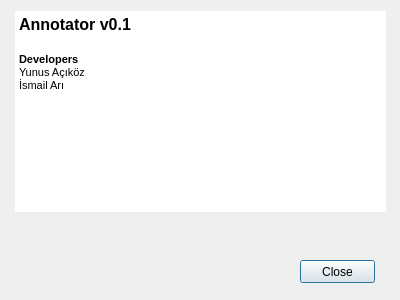
<?xml version="1.0" encoding="UTF-8"?>
<ui version="4.0">
 <class>dialogAbout</class>
 <widget class="QDialog" name="dialogAbout">
  <property name="windowModality">
   <enum>Qt::WindowModal</enum>
  </property>
  <property name="geometry">
   <rect>
    <x>0</x>
    <y>0</y>
    <width>400</width>
    <height>300</height>
   </rect>
  </property>
  <property name="windowTitle">
   <string>Dialog</string>
  </property>
  <widget class="QPushButton" name="btnClose">
   <property name="geometry">
    <rect>
     <x>300</x>
     <y>260</y>
     <width>75</width>
     <height>23</height>
    </rect>
   </property>
   <property name="text">
    <string>Close</string>
   </property>
  </widget>
  <widget class="QTextBrowser" name="textBrowser">
   <property name="geometry">
    <rect>
     <x>15</x>
     <y>11</y>
     <width>371</width>
     <height>201</height>
    </rect>
   </property>
   <property name="autoFillBackground">
    <bool>false</bool>
   </property>
   <property name="frameShape">
    <enum>QFrame::NoFrame</enum>
   </property>
   <property name="frameShadow">
    <enum>QFrame::Plain</enum>
   </property>
   <property name="html">
    <string>&lt;!DOCTYPE HTML PUBLIC &quot;-//W3C//DTD HTML 4.0//EN&quot; &quot;http://www.w3.org/TR/REC-html40/strict.dtd&quot;&gt;
&lt;html&gt;&lt;head&gt;&lt;meta name=&quot;qrichtext&quot; content=&quot;1&quot; /&gt;&lt;style type=&quot;text/css&quot;&gt;
p, li { white-space: pre-wrap; }
&lt;/style&gt;&lt;/head&gt;&lt;body style=&quot; font-family:'MS Shell Dlg 2'; font-size:8.25pt; font-weight:400; font-style:normal;&quot;&gt;
&lt;p style=&quot; margin-top:0px; margin-bottom:0px; margin-left:0px; margin-right:0px; -qt-block-indent:0; text-indent:0px;&quot;&gt;&lt;span style=&quot; font-size:12pt; font-weight:600;&quot;&gt;Annotator v0.1&lt;/span&gt;&lt;/p&gt;
&lt;p style=&quot;-qt-paragraph-type:empty; margin-top:0px; margin-bottom:0px; margin-left:0px; margin-right:0px; -qt-block-indent:0; text-indent:0px; font-size:12pt; font-weight:600;&quot;&gt;&lt;/p&gt;
&lt;p style=&quot; margin-top:0px; margin-bottom:0px; margin-left:0px; margin-right:0px; -qt-block-indent:0; text-indent:0px;&quot;&gt;&lt;span style=&quot; font-size:8pt; font-weight:600;&quot;&gt;Developers&lt;/span&gt;&lt;/p&gt;
&lt;p style=&quot; margin-top:0px; margin-bottom:0px; margin-left:0px; margin-right:0px; -qt-block-indent:0; text-indent:0px;&quot;&gt;&lt;span style=&quot; font-size:8pt;&quot;&gt;Yunus Açıköz&lt;/span&gt;&lt;/p&gt;
&lt;p style=&quot; margin-top:0px; margin-bottom:0px; margin-left:0px; margin-right:0px; -qt-block-indent:0; text-indent:0px;&quot;&gt;&lt;span style=&quot; font-size:8pt;&quot;&gt;İsmail Arı&lt;/span&gt;&lt;/p&gt;&lt;/body&gt;&lt;/html&gt;</string>
   </property>
   <property name="openLinks">
    <bool>true</bool>
   </property>
  </widget>
 </widget>
 <resources/>
 <connections>
  <connection>
   <sender>btnClose</sender>
   <signal>pressed()</signal>
   <receiver>dialogAbout</receiver>
   <slot>close()</slot>
   <hints>
    <hint type="sourcelabel">
     <x>337</x>
     <y>271</y>
    </hint>
    <hint type="destinationlabel">
     <x>199</x>
     <y>149</y>
    </hint>
   </hints>
  </connection>
 </connections>
</ui>
